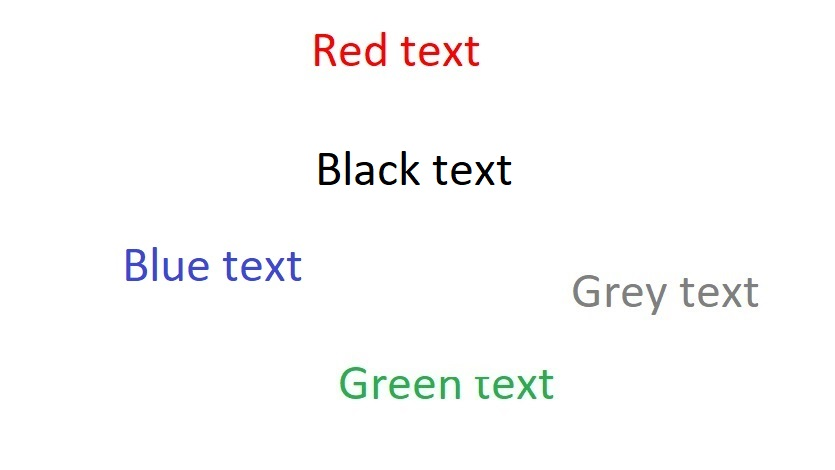
#> input picture test.jpg, 835 x 470 px
$ python app.py
#> lines starting #> are read from the running program, lines starting #| are printed output that depends on the picture; after the words box and inside, x2 and y2 are one past the last pixel; in counts of white or black regions, pixels touching at a corner belong together
#> further down, image is the input picture: PIL image 835x470 RGB; mean R, G, B 251, 250.9, 250.9
from PIL import Image
import pytesseract
from pprint import pprint

# Set path for pytesseract
pytesseract.pytesseract.tesseract_cmd = (
    r"C:\Users\David\AppData\Local\Programs\Tesseract-OCR\tesseract.exe"
)


def remove_colors(image: Image, chosen_colours: list) -> Image:
    """Input an image and a list of colours. The function will scan all pixels and will set any pixels within the threshold of the colours given to black (3, 3, 3), and all other pixels to white.

    Args:
        image: Image object from PIL
        chosen_colours (list of tuples): Colours to pass through (R, G, B)

    Returns:
       Image object with valid pixels in black, all else white
    """

    # Creates a new image with the same size as the image to be tested
    new_image = Image.new("RGB", image.size)
#> new_image: PIL image 835x470 RGB; every value is 0

    # Threshold, RGB values must match within +/- threshold

    threshold = 40

    # Iterates through each colour at a time
    for chosen_colour in chosen_colours:
        for x in range(image.width):
            for y in range(image.height):
                pixel_rgb = image.getpixel((x, y))

                # Checks test image pixel for match, or if new_image pixel has been set to valid (3, 3, 3)
                if all(
                    (
                        chosen_colour[0] - threshold
                        <= pixel_rgb[0]
                        <= chosen_colour[0] + threshold,
                        chosen_colour[1] - threshold
                        <= pixel_rgb[1]
                        <= chosen_colour[1] + threshold,
                        chosen_colour[2] - threshold
                        <= pixel_rgb[2]
                        <= chosen_colour[2] + threshold,
                    )
                ) or new_image.getpixel((x, y)) == (3, 3, 3):
                    new_image.putpixel((x, y), (3, 3, 3))
                else:
                    new_image.putpixel((x, y), (255, 255, 255))
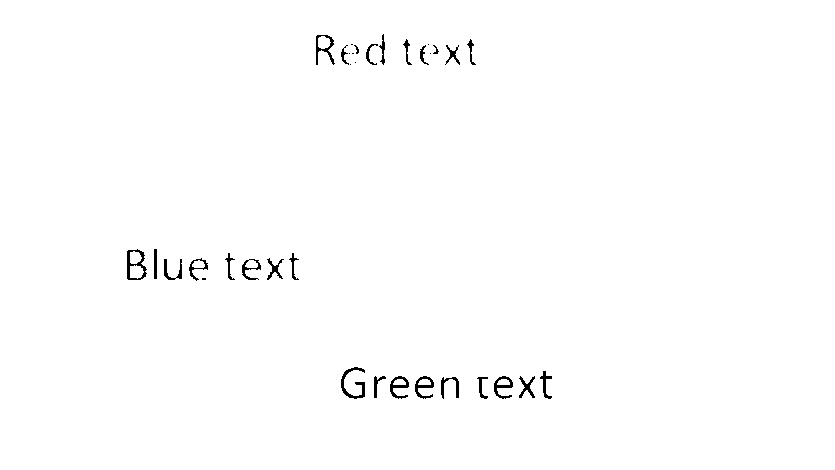
#> new_image: PIL image 835x470 RGB; values 3 (black) and 255 (white), 99.2% white; black in thin lines or dots, all inside (x1, y1, x2, y2) = (127, 34, 552, 399)

    return new_image


# List of colours to be checked
chosen_colors = [(225, 30, 30), (63, 72, 204), (50, 170, 80)]

# Open image to be tested
image = Image.open("test.jpg")

processed_image = remove_colors(image, chosen_colors)
image.close()

processed_image.show()
processed_image.save("processed_image.jpg")

#> (the run stopped early here; a loop or call above may not have finished)
